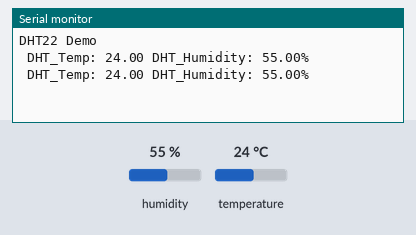
The sketch below on a simulated Arduino Uno, built with avr-gcc and run on an emulated ATmega328P. On the bench: the last lines printed to the serial monitor. The inputs (shaded band) are chosen by the test bench; at power-on: humidity 55 %, temperature 24 °C.

Above: at 10.8 s.
10.9 s: humidity set to 22 %
At 15.9 s:
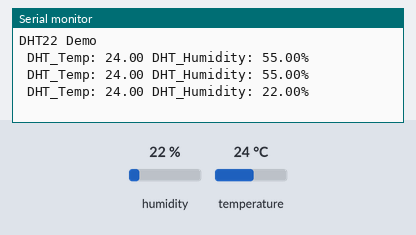
18.4 s: temperature set to 12 °C
At 21.3 s:
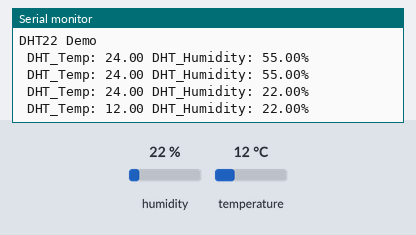
25.9 s: humidity set to 40 %
At 30.9 s:
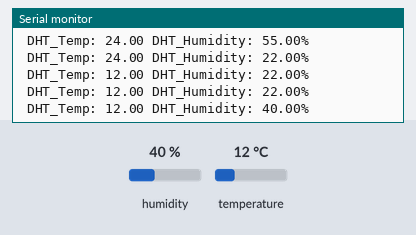
Timing chart, 0 to 32.4 s (numbered marks = the images above; inputs shaded):
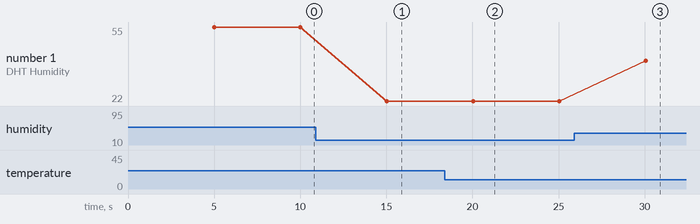

Measured:
- after the input at 10.9 s, the serial monitor: prints a new line after 4.1 s (image 1)
- after the input at 18.4 s, the serial monitor: prints a new line after 1.6 s (image 2)
- after the input at 25.9 s, the serial monitor: prints a new line after 4.2 s (image 3)
- plotted number 1: 55 → 22 after the input at 10.9 s, 22 → 40 after the input at 25.9 s

The sketch:

DHT_sensor_test.pde
```cpp
#include <DHT22.h>


// Data wire is plugged into port 7 on the Arduino
// Connect a 4.7K resistor between VCC and the data pin (strong pullup)
#define DHT22_PIN 4

// Setup a DHT22 instance
DHT22 myDHT22(DHT22_PIN);

void setup(void)
{
  // start serial port
  Serial.begin(9600);
  Serial.println("DHT22 Demo");
}

void loop(void)
{
  DHT22_ERROR_t errorCode;

  delay(5000);
  errorCode = myDHT22.readData();
  switch(errorCode)
  {
    case DHT_ERROR_NONE:
      Serial.print(" DHT_Temp: ");
      Serial.print(myDHT22.getTemperatureC());
      Serial.print(" DHT_Humidity: ");
      Serial.print(myDHT22.getHumidity());
      Serial.println("%");
      break;
    case DHT_ERROR_CHECKSUM:
      Serial.print("check sum error ");
      Serial.print(myDHT22.getTemperatureC());
      Serial.print("C ");
      Serial.print(myDHT22.getHumidity());
      Serial.println("%");
      break;
    case DHT_BUS_HUNG:
      Serial.println("BUS Hung ");
      break;
    case DHT_ERROR_NOT_PRESENT:
      Serial.println("Not Present ");
      break;
    case DHT_ERROR_ACK_TOO_LONG:
      Serial.println("ACK time out ");
      break;
    case DHT_ERROR_SYNC_TIMEOUT:
      Serial.println("Sync Timeout ");
      break;
    case DHT_ERROR_DATA_TIMEOUT:
      Serial.println("Data Timeout ");
      break;
    case DHT_ERROR_TOOQUICK:
      Serial.println("Polled to quick ");
      break;
  }
}
```
